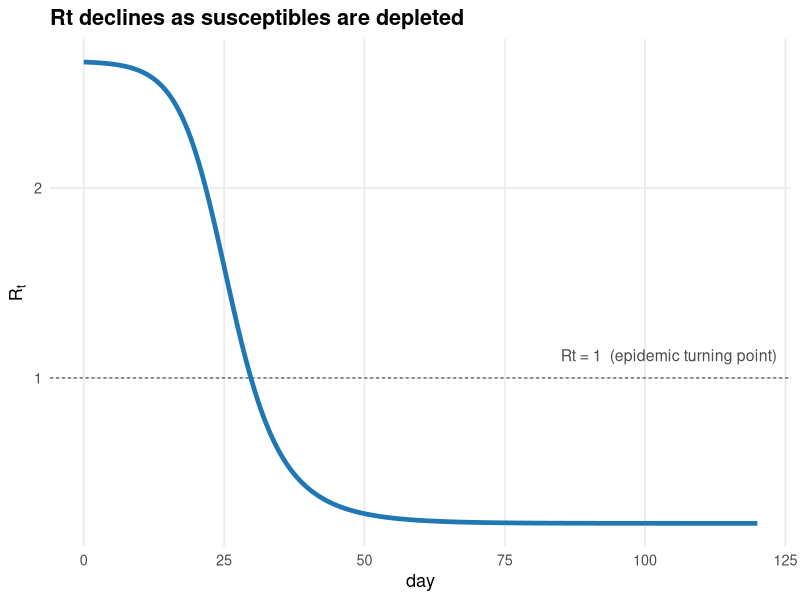
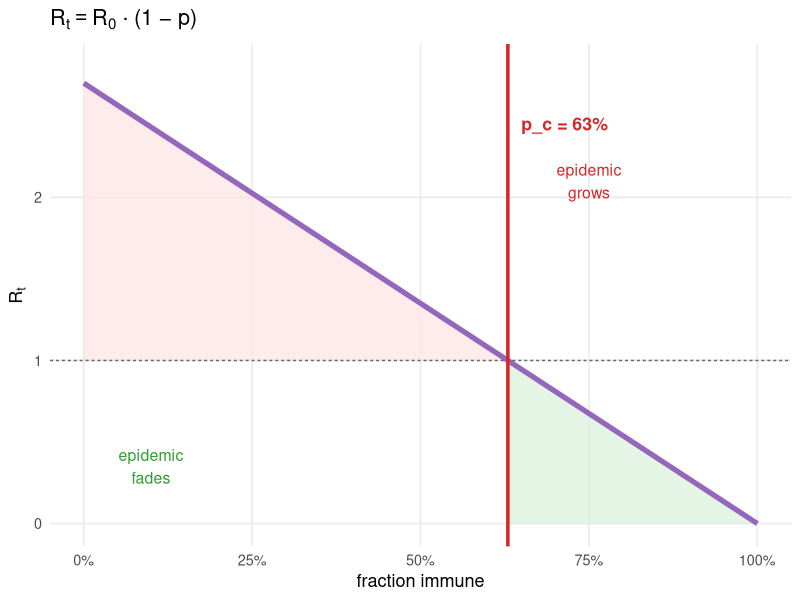
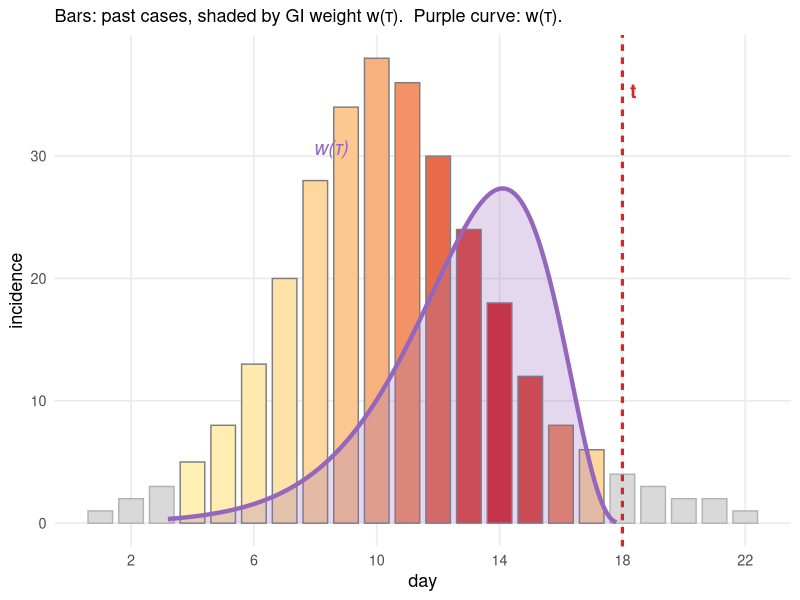
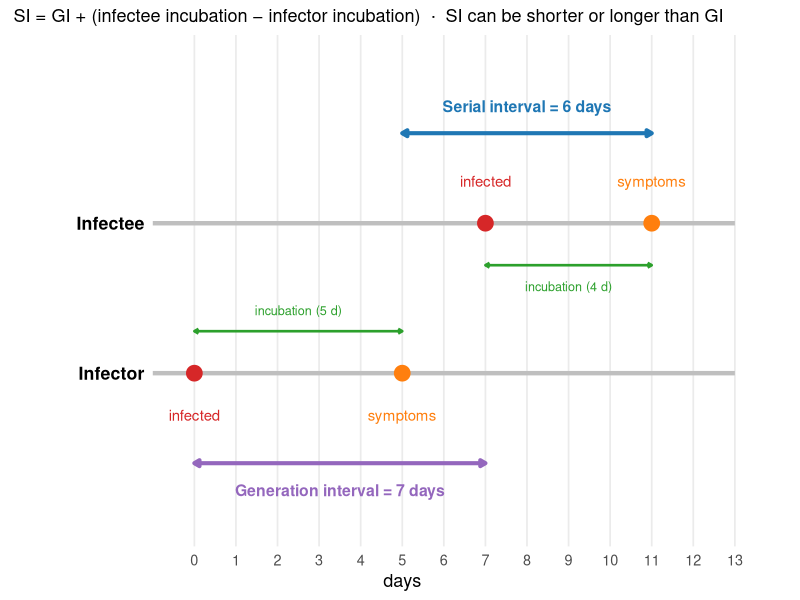
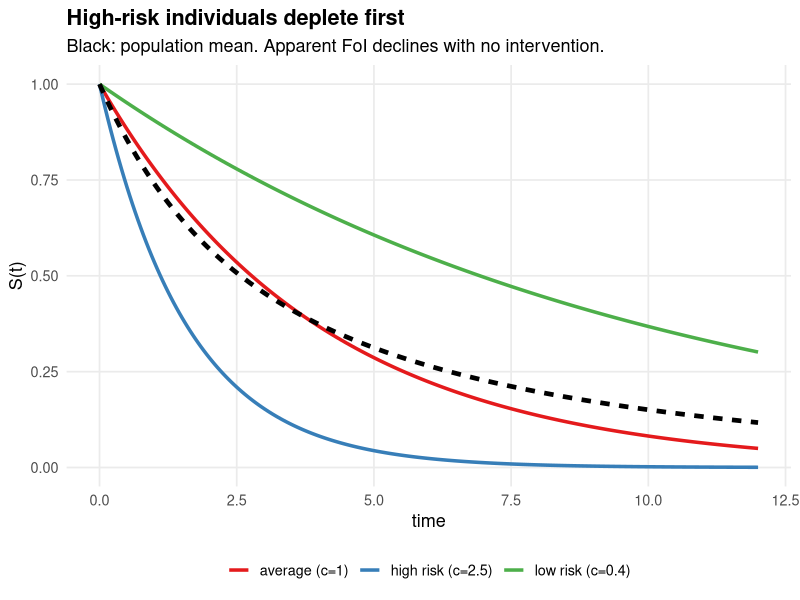
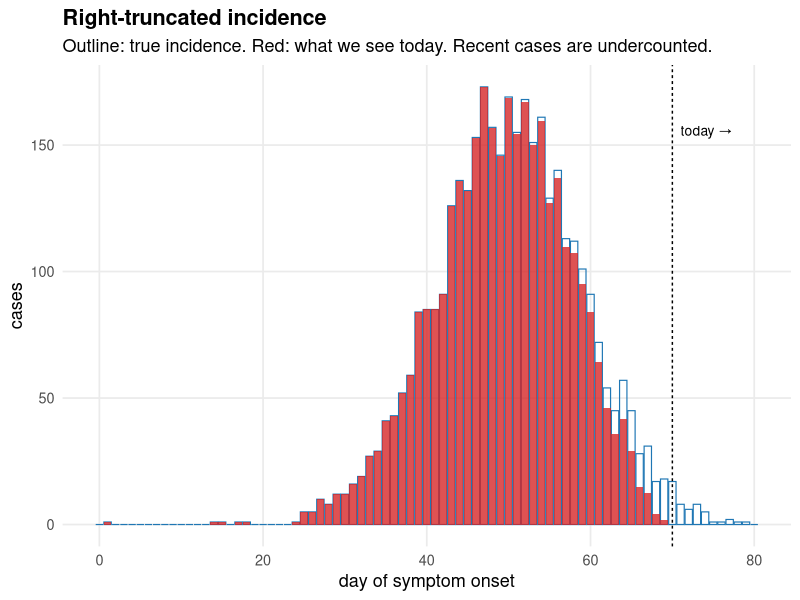
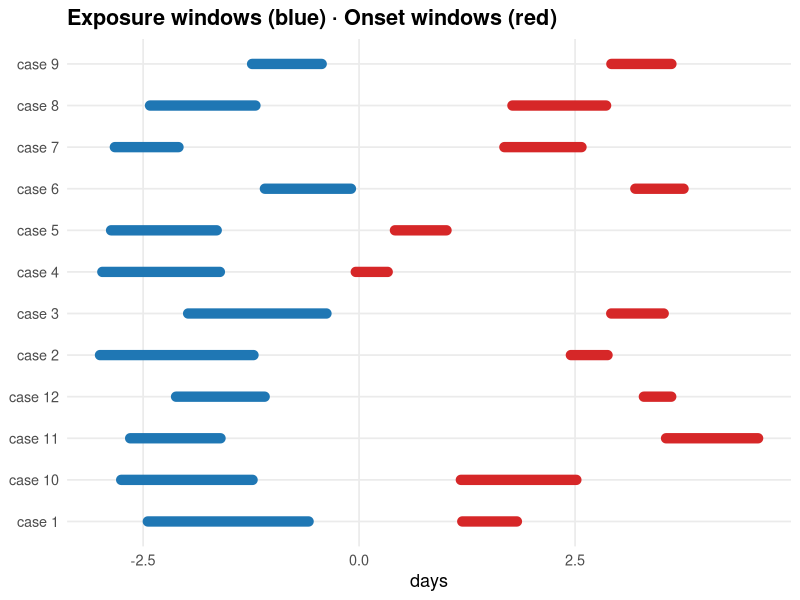
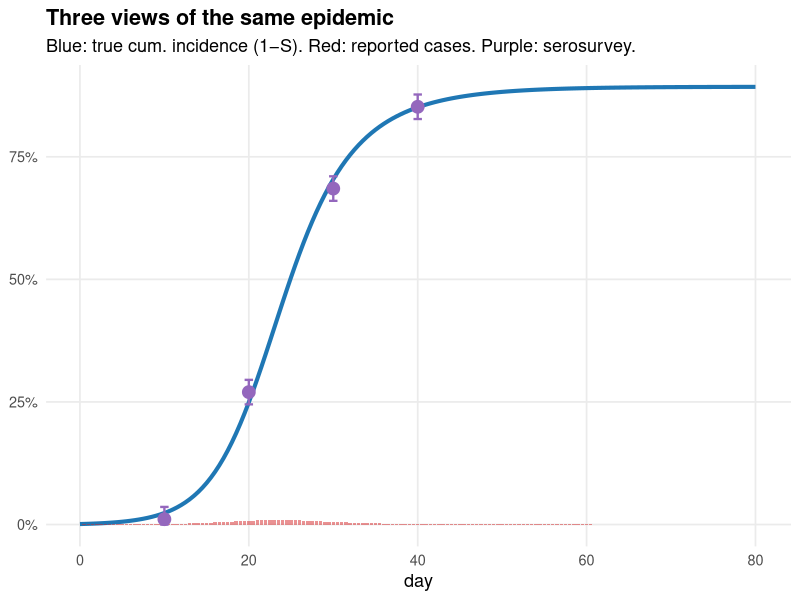

Here is the R script that generated these plots, in order:
## ---- chunk 1
#| include: false
suppressPackageStartupMessages({
  library(ggplot2)
  library(dplyr)
  library(tidyr)
  library(deSolve)
})
theme_set(theme_minimal(base_size = 13) +
  theme(panel.grid.minor = element_blank(),
        plot.title = element_text(face = "bold")))
pal <- c(S = "#1f77b4", E = "#9467bd", I = "#d62728", R = "#2ca02c", D = "#7f7f7f")
sir <- function(t, y, p) {
  with(as.list(c(y, p)), {
    dS <- -beta * S * I / N
    dI <-  beta * S * I / N - gamma * I
    dR <-  gamma * I
    list(c(dS, dI, dR))
  })
}
## ---- chunk 2
#| fig-height: 4.2
out <- as.data.frame(ode(c(S = 0.999, I = 0.001, R = 0),
                         seq(0, 120, 0.5), sir,
                         parms = c(beta = 0.4, gamma = 0.15, N = 1)))
out$Rt <- (0.4 / 0.15) * out$S
ggplot(out, aes(time, Rt)) +
  geom_hline(yintercept = 1, linetype = "22", colour = "grey40") +
  geom_line(linewidth = 1.6, colour = "#1f77b4") +
  annotate("text", x = 85, y = 1.12, label = "Rt = 1  (epidemic turning point)",
           colour = "grey30", size = 4, hjust = 0) +
  labs(x = "day", y = expression(R[t]),
       title = "Rt declines as susceptibles are depleted")
## ---- chunk 3
#| fig-height: 4.0
R0 <- 2.7
pc <- 1 - 1 / R0
p  <- seq(0, 1, 0.005)
df <- tibble(p, Rt = R0 * (1 - p))
ggplot(df, aes(p, Rt)) +
  geom_ribbon(data = filter(df, p <= pc),
              aes(ymin = 1, ymax = Rt), fill = "#fde2e2", alpha = 0.7) +
  geom_ribbon(data = filter(df, p >= pc),
              aes(ymin = 0, ymax = pmin(Rt, 1)), fill = "#d9f1d9", alpha = 0.7) +
  geom_line(linewidth = 1.8, colour = "#9467bd") +
  geom_hline(yintercept = 1, linetype = "22", colour = "grey40") +
  geom_vline(xintercept = pc, colour = "#d62728", linewidth = 1.2) +
  annotate("text", x = pc + 0.02, y = 2.45,
           label = sprintf("p_c = %.0f%%", pc * 100),
           colour = "#d62728", hjust = 0, size = 4.5, fontface = "bold") +
  annotate("text", x = 0.1,  y = 0.35, label = "epidemic\nfades",  colour = "#2ca02c", size = 4) +
  annotate("text", x = 0.75, y = 2.1,  label = "epidemic\ngrows",  colour = "#d62728", size = 4) +
  scale_x_continuous(labels = scales::percent, limits = c(0, 1)) +
  scale_y_continuous(limits = c(0, 2.8)) +
  labs(x = "fraction immune", y = expression(R[t]),
       title = expression(R[t] == R[0] * " · (1 − p)"))
## ---- chunk 4
#| fig-height: 4.0
set.seed(42)
days  <- 1:22
cases <- c(1,2,3,5,8,13,20,28,34,38,36,30,24,18,12,8,6,4,3,2,2,1)
t_now <- 18

gi <- function(tau) dgamma(tau, shape = 4, rate = 4/5.2)

df <- tibble(day = days, cases = cases) |>
  mutate(tau = t_now - day,
         w   = ifelse(tau > 0, gi(tau), 0),
         in_window = tau > 0 & tau < 15)
w_sum <- sum(df$w[df$in_window])
df    <- mutate(df, w_norm = w / w_sum)

tau_s  <- seq(0.2, 14.8, 0.1)
gi_df  <- tibble(tau = tau_s, day = t_now - tau_s, dens = gi(tau_s))
sc     <- max(cases) * 0.72 / max(gi_df$dens)
gi_df  <- mutate(gi_df, dens_sc = dens * sc)

ggplot() +
  geom_col(data = filter(df, !in_window),
           aes(day, cases), fill = "grey85", colour = "grey70", width = 0.8) +
  geom_col(data = filter(df, in_window),
           aes(day, cases, fill = w_norm), colour = "grey50", width = 0.8) +
  scale_fill_gradient(low = "#fff0b3", high = "#d62728", guide = "none") +
  geom_ribbon(data = gi_df, aes(day, ymin = 0, ymax = dens_sc),
              fill = "#9467bd", alpha = 0.25) +
  geom_line(data = gi_df, aes(day, dens_sc),
            colour = "#9467bd", linewidth = 1.5) +
  geom_vline(xintercept = t_now, colour = "#d62728",
             linewidth = 1.1, linetype = "22") +
  annotate("text", x = t_now + 0.25, y = max(cases) * 0.93,
           label = "t", colour = "#d62728", hjust = 0,
           fontface = "bold", size = 5) +
  annotate("text", x = 8.5, y = sc * gi(6) * 1.55,
           label = "w(τ)", colour = "#9467bd",
           hjust = 0.5, size = 5, fontface = "italic") +
  scale_x_continuous(breaks = seq(2, 22, 4)) +
  labs(x = "day", y = "incidence",
       subtitle = "Bars: past cases, shaded by GI weight w(τ).  Purple curve: w(τ).")
## ---- chunk 5
#| fig-height: 4.2
# Example timeline: infector (A) and infectee (B)
t_A <- 0;  inc_A <- 5;  s_A <- t_A + inc_A   # infected day 0, symptoms day 5
t_B <- 7;  inc_B <- 4;  s_B <- t_B + inc_B   # infected day 7, symptoms day 11
GI_val <- t_B - t_A   # 7
SI_val <- s_B - s_A   # 6

col_inf <- "#d62728"; col_sym <- "#ff7f0e"
col_gi  <- "#9467bd"; col_si  <- "#1f77b4"; col_inc <- "#2ca02c"

ggplot() +
  # Timeline bars
  geom_segment(aes(x = -1, xend = 13, y = 1, yend = 1), colour = "grey75", linewidth = 1.5) +
  geom_segment(aes(x = -1, xend = 13, y = 2, yend = 2), colour = "grey75", linewidth = 1.5) +
  # Event dots
  geom_point(aes(x = c(t_A, s_A), y = c(1, 1), colour = c("infected", "symptoms")),
             size = 5, show.legend = FALSE) +
  geom_point(aes(x = c(t_B, s_B), y = c(2, 2), colour = c("infected", "symptoms")),
             size = 5, show.legend = FALSE) +
  scale_colour_manual(values = c(infected = col_inf, symptoms = col_sym)) +
  # Event labels
  annotate("text", x = c(t_A, s_A), y = 0.72,
           label = c("infected", "symptoms"), colour = c(col_inf, col_sym),
           size = 3.8, hjust = 0.5) +
  annotate("text", x = c(t_B, s_B), y = 2.28,
           label = c("infected", "symptoms"), colour = c(col_inf, col_sym),
           size = 3.8, hjust = 0.5) +
  # Incubation brackets
  annotate("segment", x = t_A, xend = s_A, y = 1.28, yend = 1.28,
           colour = col_inc, linewidth = 0.9,
           arrow = arrow(ends = "both", length = unit(0.12, "cm"))) +
  annotate("text", x = (t_A + s_A)/2, y = 1.42,
           label = sprintf("incubation (%d d)", inc_A),
           colour = col_inc, size = 3.2, hjust = 0.5) +
  annotate("segment", x = t_B, xend = s_B, y = 1.72, yend = 1.72,
           colour = col_inc, linewidth = 0.9,
           arrow = arrow(ends = "both", length = unit(0.12, "cm"))) +
  annotate("text", x = (t_B + s_B)/2, y = 1.58,
           label = sprintf("incubation (%d d)", inc_B),
           colour = col_inc, size = 3.2, hjust = 0.5) +
  # GI bracket
  annotate("segment", x = t_A, xend = t_B, y = 0.40, yend = 0.40,
           colour = col_gi, linewidth = 1.4,
           arrow = arrow(ends = "both", length = unit(0.15, "cm"), type = "closed")) +
  annotate("text", x = (t_A + t_B)/2, y = 0.22,
           label = sprintf("Generation interval = %d days", GI_val),
           colour = col_gi, size = 4, fontface = "bold") +
  # SI bracket
  annotate("segment", x = s_A, xend = s_B, y = 2.60, yend = 2.60,
           colour = col_si, linewidth = 1.4,
           arrow = arrow(ends = "both", length = unit(0.15, "cm"), type = "closed")) +
  annotate("text", x = (s_A + s_B)/2, y = 2.78,
           label = sprintf("Serial interval = %d days", SI_val),
           colour = col_si, size = 4, fontface = "bold") +
  # Person labels
  annotate("text", x = -1.2, y = c(1, 2),
           label = c("Infector", "Infectee"),
           hjust = 1, size = 4.5, fontface = "bold") +
  scale_x_continuous(breaks = 0:13, limits = c(-3.5, 13.5)) +
  scale_y_continuous(limits = c(0, 3.1)) +
  labs(x = "days", y = NULL,
       subtitle = "SI = GI + (infectee incubation − infector incubation)  ·  SI can be shorter or longer than GI") +
  theme(axis.text.y = element_blank(), axis.ticks.y = element_blank(),
        panel.grid.major.y = element_blank(), panel.grid.minor = element_blank(),
        panel.grid.major.x = element_line(colour = "grey92"))
## ---- chunk 6
t <- seq(0, 12, 0.05)
groups <- tibble(g = c("low risk (c=0.4)", "average (c=1)", "high risk (c=2.5)"), c = c(0.4, 1, 2.5))
df <- expand.grid(t = t, g = groups$g) |> left_join(groups, by = "g") |>
  mutate(S = exp(-0.25 * c * t))
pop <- df |> group_by(t) |> summarise(S = mean(S), .groups = "drop") |> mutate(g = "population mean")
ggplot() +
  geom_line(data = df, aes(t, S, colour = g), linewidth = 1.2) +
  geom_line(data = pop, aes(t, S), colour = "black", linewidth = 1.6, linetype = "22") +
  scale_colour_brewer(palette = "Set1") +
  labs(x = "time", y = "S(t)", colour = NULL,
       title = "High-risk individuals deplete first",
       subtitle = "Black: population mean. Apparent FoI declines with no intervention.") +
  theme(legend.position = "bottom")
## ---- chunk 7
set.seed(3)
days <- 0:80
mu <- 160 * dnorm(days, 50, 9) / max(dnorm(days, 50, 9))
true_inc <- rpois(length(days), pmax(mu, 0.4))
delay_pmf <- dgamma(0:30, shape = 2, rate = 0.4)
delay_pmf <- delay_pmf / sum(delay_pmf)
today <- 70
reported <- rep(0, length(days))
for (d in seq_along(days)) {
  for (k in 0:30) {
    if (days[d] + k <= today)
      reported[d] <- reported[d] + true_inc[d] * delay_pmf[k+1]
  }
}
df <- tibble(day = days, `true incidence` = true_inc, `reported by today` = reported) |>
  pivot_longer(-day)
ggplot(df, aes(day, value, fill = name)) +
  geom_col(data = filter(df, name == "true incidence"),
           fill = NA, colour = "#1f77b4", linewidth = 0.4) +
  geom_col(data = filter(df, name == "reported by today"),
           fill = "#d62728", alpha = 0.8) +
  geom_vline(xintercept = today, linetype = "22") +
  annotate("text", x = today + 1, y = max(true_inc) * 0.9,
           label = "today →", hjust = 0, size = 3.5) +
  labs(x = "day of symptom onset", y = "cases",
       title = "Right-truncated incidence",
       subtitle = "Outline: true incidence. Red: what we see today. Recent cases are undercounted.")
## ---- chunk 8
set.seed(11)
n <- 12
df <- tibble(
  case = factor(paste("case", seq_len(n))),
  EL = runif(n, -3, -1), ER = EL + runif(n, 0.5, 2),
  OL = ER + runif(n, 1.5, 6), OR = OL + runif(n, 0.3, 1.5)
)
ggplot(df) +
  geom_segment(aes(x = EL, xend = ER, y = case, yend = case),
               colour = "#1f77b4", linewidth = 3.5, lineend = "round") +
  geom_segment(aes(x = OL, xend = OR, y = case, yend = case),
               colour = "#d62728", linewidth = 3.5, lineend = "round") +
  labs(x = "days", y = NULL,
       title = "Exposure windows (blue) · Onset windows (red)")
## ---- chunk 9
set.seed(5)
out_sero <- as.data.frame(ode(c(S = 0.999, I = 0.001, R = 0),
                              seq(0, 80, 0.5), sir,
                              parms = c(beta = 0.45, gamma = 0.18, N = 1)))
out_sero$cum_inc <- 1 - out_sero$S
sample_t <- c(10, 20, 30, 40)
samp <- tibble(t = sample_t,
               true = approx(out_sero$time, out_sero$cum_inc, sample_t)$y) |>
  mutate(observed = pmin(1, pmax(0, true + rnorm(n(), 0, 0.015))))
new_inf <- c(NA, -diff(out_sero$S)) * 0.35  # 35% ascertainment
out_sero$reported <- new_inf
ggplot() +
  geom_line(data = out_sero, aes(time, cum_inc), colour = "#1f77b4", linewidth = 1.4) +
  geom_col(data = out_sero[!is.na(out_sero$reported),],
           aes(time, pmax(0, reported)), fill = "#d62728", alpha = 0.5, width = 0.4) +
  geom_point(data = samp, aes(t, observed), size = 4, colour = "#9467bd") +
  geom_errorbar(data = samp,
                aes(x = t, ymin = pmax(0, observed - 0.025), ymax = pmin(1, observed + 0.025)),
                width = 1, colour = "#9467bd", linewidth = 0.8) +
  scale_y_continuous(labels = scales::percent, limits = c(0, NA)) +
  labs(x = "day", y = NULL,
       title = "Three views of the same epidemic",
       subtitle = "Blue: true cum. incidence (1−S). Red: reported cases. Purple: serosurvey.")
## ---- chunk 10
t <- seq(0, 180, 1)
true_VE  <- 0.3 + 0.6 * exp(-t / 90)
naive_VE <- true_VE - 0.12 * (1 - exp(-t / 50))
tibble(t, `true VE` = true_VE, `naive estimate (biased)` = naive_VE) |>
  pivot_longer(-t) |>
  ggplot(aes(t, value, colour = name)) +
  geom_line(linewidth = 1.5) +
  scale_colour_manual(values = c(`true VE` = "#1f77b4",
                                 `naive estimate (biased)` = "#d62728")) +
  scale_y_continuous(limits = c(0, 1), labels = scales::percent) +
  labs(x = "days since vaccination", y = "VE(t)", colour = NULL,
       title = "Apparent VE drops faster than true VE",
       subtitle = "Depletion of high-risk susceptibles creates the illusion of waning") +
  theme(legend.position = "bottom")
## ---- chunk 11
set.seed(8)
weeks <- 1:60
baseline <- 1000 + 20 * sin(2 * pi * weeks / 52)
epi_signal <- 700 * dnorm(weeks, 35, 5) / max(dnorm(weeks, 35, 5))
observed <- baseline + epi_signal + rnorm(length(weeks), 0, 25)
tibble(week = weeks, baseline, observed) |>
  ggplot(aes(week)) +
  geom_ribbon(aes(ymin = baseline, ymax = observed), fill = "#fff2cc", alpha = 0.9) +
  geom_line(aes(y = observed), colour = "#d62728", linewidth = 1.4) +
  geom_line(aes(y = baseline), colour = "#1f77b4", linewidth = 1.4, linetype = "22") +
  annotate("text", x = 35, y = 1500, label = "excess", colour = "#5a4500",
           size = 4.5, fontface = "bold") +
  labs(x = "week", y = "weekly deaths",
       title = "Excess mortality = area between curves",
       subtitle = "Blue dashed: expected baseline. Red: observed.")
